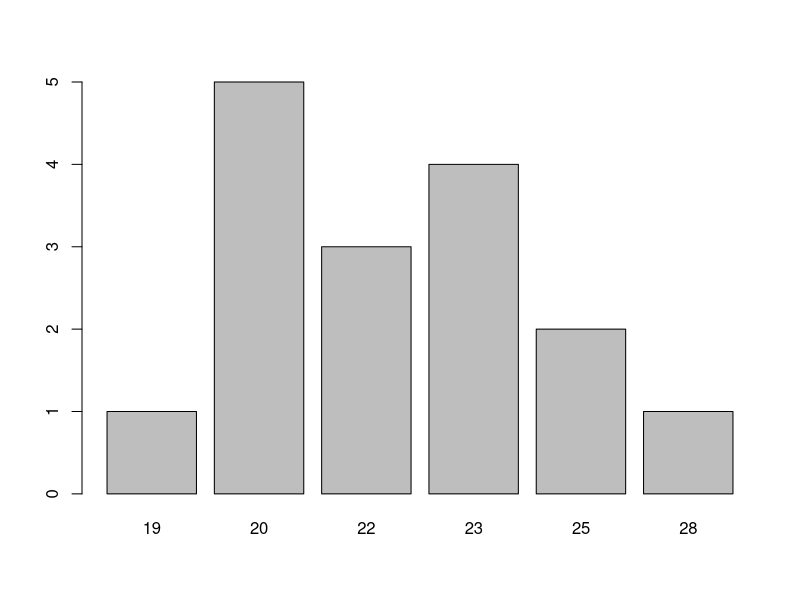

Recreate this plot in R. (Note: this script raises an error after producing the figure.)
## ---- chunk 1
library(readxl)
dados_turma_1 <- read_excel("dados_turma_1.xlsx")
View(dados_turma_1)

# Agora experimente carregar os dados através do painel direito (Import Dataset...)

# Visualize os dados clicando no objeto na aba "Environment".
## ---- chunk 2
# Removendo a primeira linha (row)
dados_turma_1 <- dados_turma_1[-1,]

# Vamos remover também a primeira coluna, que é apenas o carimbo de data e hora.
dados_turma_1 <- dados_turma_1[,-1]
## ---- chunk 3
summary(dados_turma_1$`Idade (em anos, somente número)`)
## ---- chunk 4
barplot(table(dados_turma_1$`Idade (em anos, somente número)`))
## ---- chunk 5
# Novos nomes para as colunas
novos_nomes <- c(
  "idade",
  "altura",
  "cinema",
  "musica",
  "atividadefisica",
  "otimismo",
  "utilidade",
  "tranquilidade",
  "lidarproblemas",
  "clarezamental",
  "proximidade",
  "decisoes",
  "comunicativo",
  "depressivo",
  "reservado",
  "controleestresse",
  "energia",
  "tensao",
  "entusiasmo",
  "preocupação",
  "quietude",
  "estabilidadeemocional",
  "assertividade",
  "temperamento",
  "timidez",
  "calma",
  "sociabilidade",
  "nervosismo"
)

# Renomear as colunas
colnames(dados_turma_1) <- novos_nomes
## ---- chunk 6
#| error: true
1 + 1

"a" + "b"
## ---- chunk 7
# Criando uma variável inteira
meu_inteiro <- as.integer(42)

# Vamos verificar qual é a classe usando a função class()
class(meu_inteiro)

# Veja que "meu_inteiro" é da classe "integer"
## ---- chunk 8
# Inspecionando:
colunas_com_inteiro <- colnames(dados_turma_1)[sapply(dados_turma_1, is.integer)]

# Veja que ela não encontra nenhum inteiro no momento.
# Usando a função class(), vemos que "idade" foi salvo como "numeric", 
# que é menos específico.
class(dados_turma_1$idade)

# Nós podemos alterar "idade" para a classe de número inteiro 
# usando a função as.integer()
dados_turma_1$idade <- as.integer(dados_turma_1$idade)

# Veja que mudou:
class(dados_turma_1$idade)

# Agora a nossa função irá reconhecer que temos uma variável 
# de número inteiro no banco de dados.
colunas_com_inteiro <- colnames(dados_turma_1)[sapply(dados_turma_1, is.integer)]
## ---- chunk 9
# Criando uma variável double
meu_double <- 3.14


colunas_com_duplo <- colnames(dados_turma_1)[sapply(dados_turma_1, is.double)]
colunas_com_numero <- colnames(dados_turma_1)[sapply(dados_turma_1, is.numeric)]
colunas_com_numero

## typeof()
## ---- chunk 10
# Criando uma variável de caractere
meu_caractere <- "Olá, Mundo!"

# Vamos ver se "cinema" é "character":
is.character(dados_turma_1$cinema)
## ---- chunk 11
# Criando uma variável lógica
está_chovendo <- TRUE
está_ensolarado <- FALSE
## ---- chunk 12
# Criando uma variável de fator
escolaridade <- factor(c("Ensino Médio", 
                         "Faculdade", 
                         "Graduação", 
                         "Ensino Médio", 
                         "Graduação"))

# Vamos determinar que "cinema" é fator?
dados_turma_1$cinema <- as.factor(dados_turma_1$cinema)

# Verifique a classe de "cinema"
class(dados_turma_1$cinema)

# Inspecionando quais são os fatores em "cinema"
factor(dados_turma_1$cinema)

# Vamos gerar um gráfico para ver a frequência dos fatores em "cinema"
plot(dados_turma_1$cinema)

# vamos fazer o mesmo com "música"
dados_turma_1$musica <- as.factor(dados_turma_1$musica)
plot(dados_turma_1$musica)

# Usando a função table, conseguimos fazer uma tabulação cruzada 
# das variáveis música e cinema.
table(dados_turma_1$cinema, dados_turma_1$musica)
## ---- chunk 13
# Criando uma variável de data
hoje <- as.Date("2023-08-18")

# Criando uma variável POSIXct (data e hora com fuso horário)
current_datetime <- as.POSIXct("2023-07-22 14:30:00", tz = "UTC")
## ---- chunk 14
# Criando um vetor numérico
vetor_numerico <- c(10, 20, 30, 40, 50)

# Criando um vetor de caractere
vetor_caractere <- c("maçã", "banana", "laranja")

# Criando um vetor lógico
vetor_logico <- c(TRUE, FALSE, TRUE)
## ---- chunk 15
meu_vetor <- c(5, 10, 15, 20, 25)
elemento_3 <- meu_vetor[3] # Acesse o terceiro elemento (15)
## ---- chunk 16
vetor1 <- c(1, 2, 3)
vetor2 <- c(4, 5, 6)
soma_vetor <- vetor1 + vetor2 # Adição elementar


idade <- dados_turma_1$idade
idade <- as.numeric(idade)

idade+1
idade/2
idade*2
idade-7


altura <- dados_turma_1$altura
altura <- as.numeric(altura)

idade*altura
idade+altura
## ---- chunk 17
vetor_logico <- c(TRUE, FALSE, TRUE)
all_true <- all(vetor_logico) # Verifica se todos os elementos são TRUE
## ---- chunk 18
# Comprimento do vetor
length(idade)

# Soma
sum(idade)

# Média
mean(idade)

# Desvio padrão
sd(idade)

# Variância
var(idade)

# Correlação entre dois vetores
cor(idade, altura)
## ---- chunk 19
# Criando uma matriz
minha_matriz <- matrix(c(1, 2, 3, 4, 5, 6), nrow = 2, ncol = 3, byrow = TRUE)

minha_matriz

# Se ,byrow=FALSE, a matriz será preenchida na ordem das colunas
minha_matriz <- matrix(c(1, 2, 3, 4, 5, 6), nrow = 2, ncol = 3, byrow = FALSE)
## ---- chunk 20
# Subconjunto
my_matrix <- matrix(c(1, 2, 3, 4, 5, 6), nrow = 2, ncol = 3, byrow = TRUE)
element_2_3 <- my_matrix[2, 3] # Acesse o elemento na segunda linha e terceira coluna (6)

# Aritmética
matriz1 <- matrix(c(1, 2, 3, 4), nrow = 2)
matriz2 <- matrix(c(5, 6, 7, 8), nrow = 2)
soma_matriz <- matriz1 + matriz2 # Adição elementar

# Multiplicação da matriz
produto_matriz <- matriz1 %*% matriz2
## ---- chunk 21
minha_matriz <- matrix(c(1, 2, 3, 4, 5, 6), nrow = 2, ncol = 3, byrow = TRUE)

# Dimensões da matriz
matrix_dimensions <- dim(minha_matriz) # Saída: 2 linhas e 3 colunas

# Somas de linhas e somas de colunas
row_sums <- rowSums(minha_matriz)
col_sums <- colSums(minha_matriz)

# Vamos gerar uma matriz de correlação dos itens da escala de bem-estar:
# Não se preocupe em entender bem o código abaixo, isso será visto em outra aula.
library(dplyr)
# Mapeamento dos valores categóricos para numéricos
replacement_mapping <- c("Nunca" = 0, 
                         "Raramente" = 1, 
                         "Algumas vezes" = 2, 
                         "Frequentemente" = 3, 
                         "Sempre" = 4)
# Lista das colunas a serem alteradas
columns_to_replace <- c("otimismo", 
                        "utilidade", 
                        "tranquilidade", 
                        "lidarproblemas", 
                        "clarezamental", 
                        "proximidade", 
                        "decisoes")
# Substituição dos valores categóricos por numéricos
dados_turma_1 <- dados_turma_1 %>%
  mutate_at(vars(all_of(columns_to_replace)), 
            ~replace(., . %in% names(replacement_mapping), replacement_mapping[.]))
# Colocar como numérico
dados_turma_1 <- dados_turma_1 %>% mutate_at(c("otimismo", 
                                               "utilidade", 
                                               "tranquilidade", 
                                               "lidarproblemas", 
                                               "clarezamental", 
                                               "proximidade", 
                                               "decisoes"), as.numeric)
# Gerar a matriz de correlação
correlation_matrix <- cor(dados_turma_1 %>%
                            select(otimismo:decisoes), use = "complete.obs")


# Visualizar a matriz de correlação
library(corrplot)
corrplot(correlation_matrix, method = 'color', order = 'alphabet', type = "lower")
## ---- chunk 22
# Criando um array
my_array <- array(c(1, 2, 3, 4, 5, 6), dim = c(2, 3, 2))

# Aqui está a explicação passo a passo:

# c(1, 2, 3, 4, 5, 6): Isso cria um vetor com os valores 1, 2, 3, 4, 5 e 6.

# dim = c(2, 3, 2): Isso define as dimensões do array tridimensional. 
# O primeiro valor (2) representa o número de elementos no 
# primeiro "nível" do array (como páginas em um livro), 
# o segundo valor (3) representa o número de elementos no segundo "nível" 
# (como linhas em uma página) e o terceiro valor (2) representa o 
# número de elementos no terceiro "nível" (como colunas em uma página).

# Portanto, o array está sendo organizado em duas "páginas", 
# cada página contendo uma matriz 2x3.
## ---- chunk 23
# Criando uma lista
minha_lista <- list(1, "olá", TRUE, c(2, 4, 6))
## ---- chunk 24
minha_lista[[1]] # Acesse o primeiro elemento

minha_lista[[2]] # Acesse o segundo elemento

minha_lista[[4]][1] # Acessando o primeiro elemento do vetor (quarto elemento)
## ---- chunk 25
# Criando um dataframe
dados_aluno <- data.frame(
     nome = c("Alice", "Bob", "Charlie", "David"),
     idade = c(22, 21, 23, 20),
     pontuação = c(85, 78, 92, 80),
     aprovado = c(TRUE, FALSE, TRUE, TRUE)
)

# "dados_turma_1" é um dataframe!
## ---- chunk 26
dados_turma_1$genero <- c("Feminino")
## ---- chunk 27
dados_turma_1 <- subset(dados_turma_1, select = -genero)
## ---- chunk 28
# Novos nomes para as colunas
novos_nomes <- c(
  "idade",
  "altura",
  "cinema",
  "musica",
  "atividadefisica",
  "otimismo",
  "utilidade",
  "tranquilidade",
  "lidarproblemas",
  "clarezamental",
  "proximidade",
  "decisoes",
  "comunicativo",
  "depressivo",
  "reservado",
  "controleestresse",
  "energia",
  "tensao",
  "entusiasmo",
  "preocupação",
  "quietude",
  "estabilidadeemocional",
  "assertividade",
  "temperamento",
  "timidez",
  "calma",
  "sociabilidade",
  "nervosismo"
)

# Renomear as colunas
colnames(dados_turma_1) <- novos_nomes
## ---- chunk 29
# Para acessar elementos específicos, coloque entre colchetes. 
# O primeiro elemento é a linha e o segundo é a coluna
# Aqui, vamos verificar a quinta linha da terceira coluna: 
dados_turma_1[5,3]

# Acesse as três primeiras linhas e as colunas "nome" e "altura"
subconjunto_dados_turma_1 <- dados_turma_1[1:3, c("idade", "altura")]
## ---- chunk 30
# Filtre os alunos que gostam de rock
estudantes_rock <- dados_turma_1[dados_turma_1$musica == "Rock", ]
## ---- chunk 31
# Classifica o dataframe pela coluna "idade" em ordem decrescente
dados_ordenados <- dados_turma_1[order(-dados_turma_1$idade), ]
## ---- chunk 32
# Exemplo
vetor_caractere <- c("5", "6", "7", "8")

# Converter para numeric explicitamente
vetor_caractere <- as.numeric(vetor_caractere)
## ---- chunk 33
# Dados categóricos nominais
cor_do_olho <- c("Azul", "Marrom", "Verde", "Verde", "Marrom", "Azul")

# Dados categóricos ordinais
nivel_educacao <- c("Ensino Médio", "Faculdade", "Graduação", "Ensino Médio", "Graduação")

# Exemplo com os nossos dados
genero_filme <- dados_turma_1$cinema

atividade_fisica <- dados_turma_1$atividadefisica
## ---- chunk 34
# Criando um fator a partir de dados categóricos nominais
cor_do_olho_fator <- factor(cor_do_olho)

# Criando um fator a partir de dados categóricos ordinais
nivel_educacao_fator <- factor(nivel_educacao, 
                               levels = c("Ensino Médio", 
                                          "Faculdade", 
                                          "Graduação"), ordered = TRUE)


genero_filme <- factor(genero_filme)

atividade_fisica <- factor(atividade_fisica, 
                           levels = c("Não pratico atividade física", 
                                      "Menos do que três vezes na semana", 
                                      "Entre três e cinco vezes na semana", 
                                      "Mais do que cinco vezes na semana"), 
                           ordered = TRUE)
## ---- chunk 35
levels(atividade_fisica)
nlevels(atividade_fisica) 
table(atividade_fisica)

# Apenas exemplificando como gerar um gráfico de barras:
# gerando um dataframe com atividade física
tabela_freq_atividade <- data.frame(table(atividade_fisica))
library(ggplot2)
ggplot(tabela_freq_atividade, aes(x=atividade_fisica, y=Freq)) + 
  geom_bar(stat = "identity") +
  coord_flip()
## ---- chunk 36
# Exercício 1  
celsius_temperatures <- c(25, 30, 22, 28, 21)  
fahrenheit_temperatures <- (celsius_temperatures * 9/5) + 32  
print(fahrenheit_temperatures)
## ---- chunk 37
# Exercício 2  
dias_da_semana <- c("segunda", 
                    "terça", 
                    "quarta", 
                    "quinta", 
                    "sexta", 
                    "sábado", 
                    "domingo")  
ordenado_dias <- factor(dias_da_semana, 
                        levels = c("segunda", 
                                   "terça", 
                                   "quarta", 
                                   "quinta", 
                                   "sexta", 
                                   "sábado", 
                                   "domingo"), 
                        ordered = TRUE)  
print(ordenado_dias)
